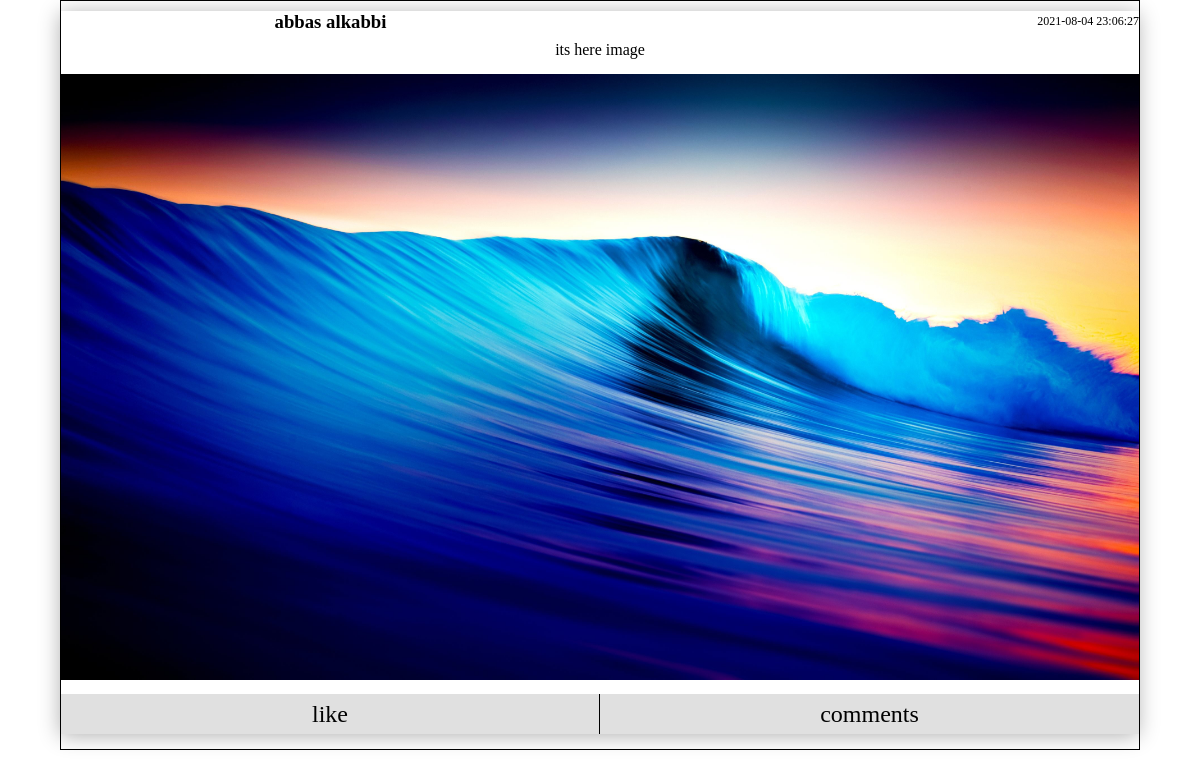
/post.php?id=2, run on the app's committed database.
### tables this page shows
CREATE TABLE `users` (
  `id` int(11) NOT NULL,
  `firstName` varchar(250) NOT NULL,
  `lastName` varchar(250) NOT NULL,
  `email` varchar(250) NOT NULL,
  `password` varchar(250) NOT NULL,
  `url_img` varchar(500) DEFAULT NULL
);

CREATE TABLE `posts` (
  `id_post` int(11) NOT NULL,
  `id_author` int(11) NOT NULL,
  `context` text,
  `date_post` datetime NOT NULL DEFAULT CURRENT_TIMESTAMP,
  `url_img` varchar(500) DEFAULT NULL
);

### post.php (the view, shortened to what this page needs)
<?php
include_once "php/inc/config.php";
$id_post=$_GET["id"];
$get_post=mysqli_query($conn,"SELECT * FROM posts WHERE id_post='{$id_post}' ");
if(mysqli_num_rows($get_post) > 0 ){
    while($post = mysqli_fetch_object($get_post)){
   $id_author= $post -> id_author;
   $context= $post -> context;
   $date_post= $post -> date_post;
   $url_img= $post -> url_img;
 }
}
else{
    header("location: ../404.php");
}
?>
<!DOCTYPE html>
<html lang="en">
<head>
    <link rel="stylesheet" href="../css/core.css" />
    <link rel="stylesheet" href="../css/components/header.css" />
    <link rel="stylesheet" href="../css/post.css" />
</head>
<body>
<div class="container-post">
    <div class="post">
        <div class="post-header">
            <h3 class=author-name><?php
  $get_author= mysqli_query($conn,"SELECT * FROM users WHERE id ={$id_author}");
       if(mysqli_num_rows($get_author) > 0){
while($author = mysqli_fetch_object($get_author)){
   echo $author -> firstName.' '.$author -> lastName;
}
}
?> </h3>
            <span class=date-post>
                <?php echo htmlspecialchars($date_post)?>
            </span>
        </div>
        <section class=content-post>
            <?php
            if($context != null){?>
            <p> <?php echo htmlspecialchars($context)?>
            </p>
            <?php
            }
            ?>
            <?php
            if($url_img != null){
            ?>
            <div class="image-post">
            <img src="../php/image-post/<?php echo $url_img?>" alt="">
            </div>
            <?php
            }
            ?>
        </section>
        <div class="footer-post">
            <span class=like>like</span>
            <span class=comments>comments</span>
        </div>
    </div>
</div>
</body>
</html>

### css/core.css (style rules this page uses)
* { padding: 0; margin: 0; box-sizing: border-box; text-decoration: none; }

### css/post.css (style rules this page uses)
.container-post { width: 100%; min-height: calc(100vh - 50px); border: 1px #000 solid; }
.container-post .post { margin: 10px auto 10px auto; width: 100%; -webkit-box-shadow: -1px 2px 20px 0px #0000004f; box-shadow: -1px 2px 20px 0px #0000004f; }
.container-post .post .post-header { width: 100%; height: 20px; }
.container-post .post .post-header .author-name { width: 50%; float: left; display: -webkit-box; display: -ms-flexbox; display: flex; -webkit-box-align: center; -ms-flex-align: center; align-items: center; -webkit-box-pack: center; -ms-flex-pack: center; justify-content: center; }
.container-post .post .post-header .date-post { width: 50%; height: 100%; float: left; font-size: 12px; display: -webkit-box; display: -ms-flexbox; display: flex; -webkit-box-align: center; -ms-flex-align: center; align-items: center; -webkit-box-pack: end; -ms-flex-pack: end; justify-content: flex-end; }
.container-post .post .content-post { margin: 10px 0 0 0; width: 100%; text-align: center; }
.container-post .post .content-post p { margin: 0 0 15px 0; width: 100%; font-size: 16px; display: -webkit-box; display: -ms-flexbox; display: flex; -webkit-box-align: center; -ms-flex-align: center; align-items: center; -webkit-box-pack: center; -ms-flex-pack: center; justify-content: center; }
.container-post .post .content-post .image-post { width: 100%; margin: 10px 0px; }
.container-post .post .content-post .image-post img { width: 100%; }
.container-post .post .footer-post { margin: 10px 0 0 0; width: 100%; height: 40px; display: -webkit-box; display: -ms-flexbox; display: flex; -webkit-box-orient: horizontal; -webkit-box-direction: normal; -ms-flex-direction: row; flex-direction: row; -webkit-box-align: center; -ms-flex-align: center; align-items: center; -webkit-box-pack: center; -ms-flex-pack: center; justify-content: center; }
.container-post .post .footer-post .like, .container-post .post .footer-post .comments { width: 50%; height: 100%; display: -webkit-box; display: -ms-flexbox; display: flex; -webkit-box-align: center; -ms-flex-align: center; align-items: center; -webkit-box-pack: center; -ms-flex-pack: center; justify-content: center; background: #dbdbdbdb; font-size: 24px; }
.container-post .post .footer-post .like { border-right: 1px solid #000; }
@media screen and (min-width: 700px) { .container-post { width: 90%; margin: auto; } }

### data on the page
users: firstName "abbas", lastName "alkabbi"
posts: date_post "2021-08-04 23:06:27", context "its here image", url_img (picture)
